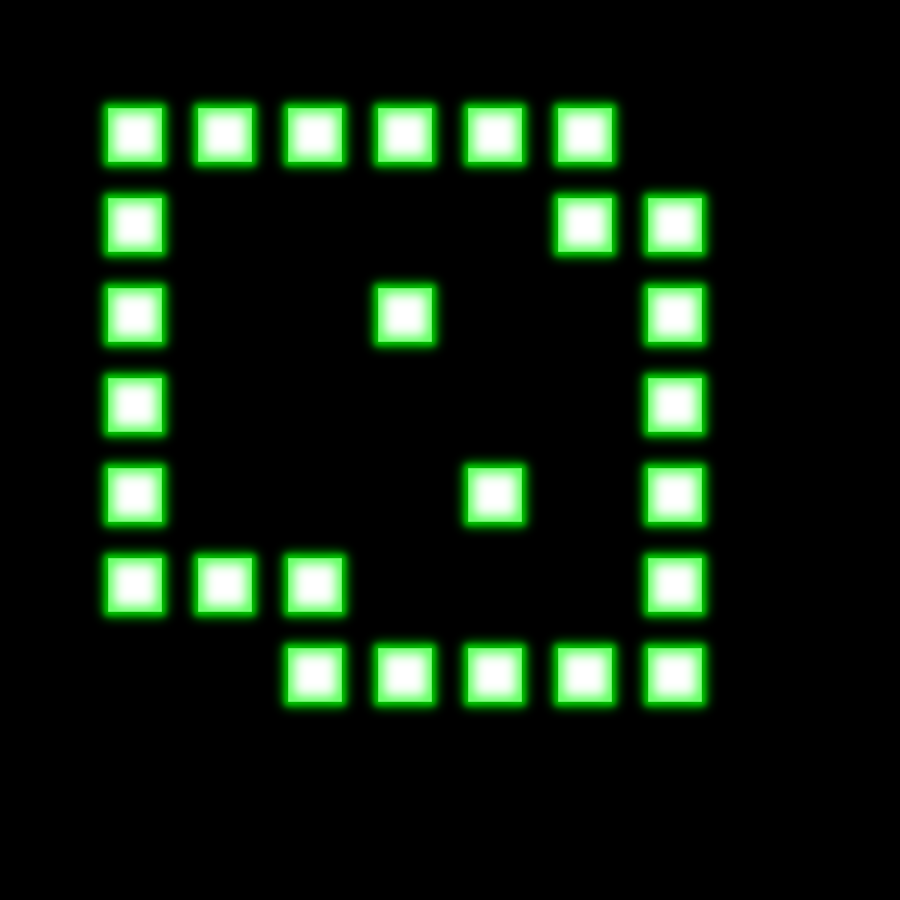

A level layout from a 2D game, rendered from its tile map. Below: a short description, then the map file with tile-grid data replaced by summaries:
An orthogonal 10x10 tile map with 90x90 px tiles, 1 tile layer (Ground) and 7 objects (3x Box, 3x Point, Chuy).

<map version="1.0" orientation="orthogonal" width="10" height="10" tilewidth="90" tileheight="90">
 <tileset firstgid="1" name="SokoChuy" tilewidth="90" tileheight="90">
  <image source="gfx/tile.png" width="270" height="270" />
  <tile id="0">
   <properties>
    <property name="type" value="triangle a" />
   </properties>
  </tile>
  <tile id="1">
   <properties>
    <property name="type" value="triangle b" />
   </properties>
  </tile>
  <tile id="2">
   <properties>
    <property name="type" value="circle" />
   </properties>
  </tile>
  <tile id="3">
   <properties>
    <property name="type" value="triangle c" />
   </properties>
  </tile>
  <tile id="4">
   <properties>
    <property name="type" value="triangle d" />
   </properties>
  </tile>
  <tile id="5">
   <properties>
    <property name="type" value="square" />
   </properties>
  </tile>
 </tileset>
 <layer name="Ground" width="10" height="10">
  <properties>
   <property name="text" value="Area 5" />
  </properties>
  <data>[100 cells, 100 non-empty, 4 distinct tile ids]</data>
 </layer>
 <objectgroup name="Objects" width="10" height="10">
  <object name="Box" x="381" y="463" width="50" height="70" />
  <object name="Point" x="555" y="449" width="66" height="90" />
  <object name="Chuy" x="455" y="176" width="86" height="86" />
  <object name="Box" x="469" y="373" width="50" height="70" />
  <object name="Point" x="182" y="364" width="66" height="90" />
  <object name="Point" x="554" y="545" width="66" height="90" />
  <object name="Box" x="293" y="462" width="50" height="70" />
 </objectgroup>
</map>
